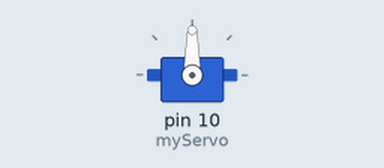
Simulated run of this sketch. Board: Arduino Uno, built with avr-gcc and run on an emulated ATmega328P. On the bench: servo.

Above: at 0.05 s.
At 4.0 s:
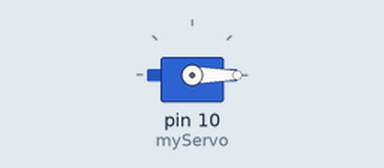
Timing chart, 0 to 5.2 s (numbered marks = the images above):
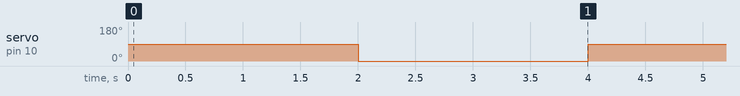

Measured:
- by itself, servo on pin 10 (myServo): alternates 90° for 2.0 s and 0° for 2.0 s

The sketch:

SERVO.ino
```cpp
#include <Servo.h> //library untuk Servo

Servo myServo; //mendeklarasikan parameter myServo untuk Servo

void setup(){
  myServo.attach(10); //setting parameter myServo dengan pin 10 Arduino uno
}

void loop(){
  myServo.write(90); //membuat servo 90 derajat
  delay(2000); //waktu tunggu 2 detik
  myServo.write(0);
  delay(2000);
}
```
